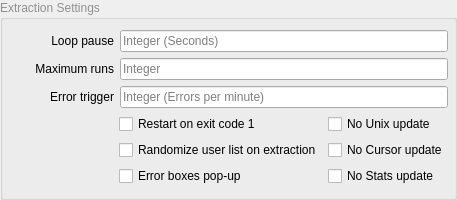
              <widget class="QGroupBox" name="groupBox">
               <property name="palette">
                <palette>
                 <active>
                  <colorrole role="WindowText">
                   <brush brushstyle="SolidPattern">
                    <color alpha="255">
                     <red>144</red>
                     <green>144</green>
                     <blue>144</blue>
                    </color>
                   </brush>
                  </colorrole>
                 </active>
                 <inactive>
                  <colorrole role="WindowText">
                   <brush brushstyle="SolidPattern">
                    <color alpha="255">
                     <red>144</red>
                     <green>144</green>
                     <blue>144</blue>
                    </color>
                   </brush>
                  </colorrole>
                 </inactive>
                 <disabled/>
                </palette>
               </property>
               <property name="title">
                <string>Extraction Settings</string>
               </property>
               <property name="flat">
                <bool>true</bool>
               </property>
               <layout class="QVBoxLayout" name="verticalLayout_2">
                <property name="spacing">
                 <number>0</number>
                </property>
                <property name="topMargin">
                 <number>4</number>
                </property>
                <property name="rightMargin">
                 <number>6</number>
                </property>
                <item>
                 <widget class="QWidget" name="widget_6" native="true">
                  <property name="sizePolicy">
                   <sizepolicy hsizetype="Preferred" vsizetype="Preferred">
                    <horstretch>0</horstretch>
                    <verstretch>0</verstretch>
                   </sizepolicy>
                  </property>
                  <layout class="QFormLayout" name="formLayout_3">
                   <property name="leftMargin">
                    <number>0</number>
                   </property>
                   <property name="topMargin">
                    <number>6</number>
                   </property>
                   <property name="rightMargin">
                    <number>0</number>
                   </property>
                   <property name="bottomMargin">
                    <number>6</number>
                   </property>
                   <item row="0" column="0">
                    <widget class="QLabel" name="lbl_looptime">
                     <property name="minimumSize">
                      <size>
                       <width>100</width>
                       <height>0</height>
                      </size>
                     </property>
                     <property name="palette">
                      <palette>
                       <active>
                        <colorrole role="WindowText">
                         <brush brushstyle="SolidPattern">
                          <color alpha="255">
                           <red>0</red>
                           <green>0</green>
                           <blue>0</blue>
                          </color>
                         </brush>
                        </colorrole>
                       </active>
                       <inactive>
                        <colorrole role="WindowText">
                         <brush brushstyle="SolidPattern">
                          <color alpha="255">
                           <red>0</red>
                           <green>0</green>
                           <blue>0</blue>
                          </color>
                         </brush>
                        </colorrole>
                       </inactive>
                       <disabled>
                        <colorrole role="WindowText">
                         <brush brushstyle="SolidPattern">
                          <color alpha="255">
                           <red>144</red>
                           <green>144</green>
                           <blue>144</blue>
                          </color>
                         </brush>
                        </colorrole>
                       </disabled>
                      </palette>
                     </property>
                     <property name="toolTip">
                      <string>Time to wait after restarting the whole extraction 
(So after going through all users)</string>
                     </property>
                     <property name="text">
                      <string>Loop pause</string>
                     </property>
                     <property name="alignment">
                      <set>Qt::AlignmentFlag::AlignRight|Qt::AlignmentFlag::AlignTrailing|Qt::AlignmentFlag::AlignVCenter</set>
                     </property>
                    </widget>
                   </item>
                   <item row="0" column="1">
                    <widget class="QLineEdit" name="cfgui_looptime">
                     <property name="palette">
                      <palette>
                       <active>
                        <colorrole role="Text">
                         <brush brushstyle="SolidPattern">
                          <color alpha="255">
                           <red>0</red>
                           <green>0</green>
                           <blue>0</blue>
                          </color>
                         </brush>
                        </colorrole>
                        <colorrole role="PlaceholderText">
                         <brush brushstyle="SolidPattern">
                          <color alpha="128">
                           <red>0</red>
                           <green>0</green>
                           <blue>0</blue>
                          </color>
                         </brush>
                        </colorrole>
                       </active>
                       <inactive>
                        <colorrole role="Text">
                         <brush brushstyle="SolidPattern">
                          <color alpha="255">
                           <red>0</red>
                           <green>0</green>
                           <blue>0</blue>
                          </color>
                         </brush>
                        </colorrole>
                        <colorrole role="PlaceholderText">
                         <brush brushstyle="SolidPattern">
                          <color alpha="128">
                           <red>0</red>
                           <green>0</green>
                           <blue>0</blue>
                          </color>
                         </brush>
                        </colorrole>
                       </inactive>
                       <disabled>
                        <colorrole role="Text">
                         <brush brushstyle="SolidPattern">
                          <color alpha="255">
                           <red>144</red>
                           <green>144</green>
                           <blue>144</blue>
                          </color>
                         </brush>
                        </colorrole>
                        <colorrole role="PlaceholderText">
                         <brush brushstyle="SolidPattern">
                          <color alpha="128">
                           <red>206</red>
                           <green>206</green>
                           <blue>206</blue>
                          </color>
                         </brush>
                        </colorrole>
                       </disabled>
                      </palette>
                     </property>
                     <property name="toolTip">
                      <string>&lt;html&gt;&lt;head/&gt;&lt;body&gt;&lt;p&gt;Time to wait before restarting the whole extraction after going through all users&lt;/p&gt;&lt;/body&gt;&lt;/html&gt;</string>
                     </property>
                     <property name="text">
                      <string/>
                     </property>
                     <property name="placeholderText">
                      <string>Integer (Seconds)</string>
                     </property>
                    </widget>
                   </item>
                   <item row="1" column="0">
                    <widget class="QLabel" name="lbl_maximumruns">
                     <property name="minimumSize">
                      <size>
                       <width>100</width>
                       <height>0</height>
                      </size>
                     </property>
                     <property name="palette">
                      <palette>
                       <active>
                        <colorrole role="WindowText">
                         <brush brushstyle="SolidPattern">
                          <color alpha="255">
                           <red>0</red>
                           <green>0</green>
                           <blue>0</blue>
                          </color>
                         </brush>
                        </colorrole>
                       </active>
                       <inactive>
                        <colorrole role="WindowText">
                         <brush brushstyle="SolidPattern">
                          <color alpha="255">
                           <red>0</red>
                           <green>0</green>
                           <blue>0</blue>
                          </color>
                         </brush>
                        </colorrole>
                       </inactive>
                       <disabled>
                        <colorrole role="WindowText">
                         <brush brushstyle="SolidPattern">
                          <color alpha="255">
                           <red>144</red>
                           <green>144</green>
                           <blue>144</blue>
                          </color>
                         </brush>
                        </colorrole>
                       </disabled>
                      </palette>
                     </property>
                     <property name="toolTip">
                      <string>Maximum amount of restarts after each whole extraction</string>
                     </property>
                     <property name="text">
                      <string>Maximum runs</string>
                     </property>
                     <property name="alignment">
                      <set>Qt::AlignmentFlag::AlignRight|Qt::AlignmentFlag::AlignTrailing|Qt::AlignmentFlag::AlignVCenter</set>
                     </property>
                    </widget>
                   </item>
                   <item row="1" column="1">
                    <widget class="QLineEdit" name="cfgui_maximumruns">
                     <property name="palette">
                      <palette>
                       <active>
                        <colorrole role="Text">
                         <brush brushstyle="SolidPattern">
                          <color alpha="255">
                           <red>0</red>
                           <green>0</green>
                           <blue>0</blue>
                          </color>
                         </brush>
                        </colorrole>
                        <colorrole role="PlaceholderText">
                         <brush brushstyle="SolidPattern">
                          <color alpha="128">
                           <red>0</red>
                           <green>0</green>
                           <blue>0</blue>
                          </color>
                         </brush>
                        </colorrole>
                       </active>
                       <inactive>
                        <colorrole role="Text">
                         <brush brushstyle="SolidPattern">
                          <color alpha="255">
                           <red>0</red>
                           <green>0</green>
                           <blue>0</blue>
                          </color>
                         </brush>
                        </colorrole>
                        <colorrole role="PlaceholderText">
                         <brush brushstyle="SolidPattern">
                          <color alpha="128">
                           <red>0</red>
                           <green>0</green>
                           <blue>0</blue>
                          </color>
                         </brush>
                        </colorrole>
                       </inactive>
                       <disabled>
                        <colorrole role="Text">
                         <brush brushstyle="SolidPattern">
                          <color alpha="255">
                           <red>144</red>
                           <green>144</green>
                           <blue>144</blue>
                          </color>
                         </brush>
                        </colorrole>
                        <colorrole role="PlaceholderText">
                         <brush brushstyle="SolidPattern">
                          <color alpha="128">
                           <red>206</red>
                           <green>206</green>
                           <blue>206</blue>
                          </color>
                         </brush>
                        </colorrole>
                       </disabled>
                      </palette>
                     </property>
                     <property name="toolTip">
                      <string>Maximum amount of restarts after each whole extraction</string>
                     </property>
                     <property name="text">
                      <string/>
                     </property>
                     <property name="readOnly">
                      <bool>false</bool>
                     </property>
                     <property name="placeholderText">
                      <string>Integer</string>
                     </property>
                     <property name="clearButtonEnabled">
                      <bool>false</bool>
                     </property>
                    </widget>
                   </item>
                   <item row="2" column="0">
                    <widget class="QLabel" name="label">
                     <property name="minimumSize">
                      <size>
                       <width>100</width>
                       <height>0</height>
                      </size>
                     </property>
                     <property name="palette">
                      <palette>
                       <active>
                        <colorrole role="WindowText">
                         <brush brushstyle="SolidPattern">
                          <color alpha="255">
                           <red>0</red>
                           <green>0</green>
                           <blue>0</blue>
                          </color>
                         </brush>
                        </colorrole>
                       </active>
                       <inactive>
                        <colorrole role="WindowText">
                         <brush brushstyle="SolidPattern">
                          <color alpha="255">
                           <red>0</red>
                           <green>0</green>
                           <blue>0</blue>
                          </color>
                         </brush>
                        </colorrole>
                       </inactive>
                       <disabled/>
                      </palette>
                     </property>
                     <property name="text">
                      <string>Error trigger</string>
                     </property>
                     <property name="alignment">
                      <set>Qt::AlignmentFlag::AlignRight|Qt::AlignmentFlag::AlignTrailing|Qt::AlignmentFlag::AlignVCenter</set>
                     </property>
                    </widget>
                   </item>
                   <item row="2" column="1">
                    <widget class="QLineEdit" name="cfgui_errortrigger">
                     <property name="palette">
                      <palette>
                       <active>
                        <colorrole role="Text">
                         <brush brushstyle="SolidPattern">
                          <color alpha="255">
                           <red>0</red>
                           <green>0</green>
                           <blue>0</blue>
                          </color>
                         </brush>
                        </colorrole>
                        <colorrole role="PlaceholderText">
                         <brush brushstyle="SolidPattern">
                          <color alpha="128">
                           <red>0</red>
                           <green>0</green>
                           <blue>0</blue>
                          </color>
                         </brush>
                        </colorrole>
                       </active>
                       <inactive>
                        <colorrole role="Text">
                         <brush brushstyle="SolidPattern">
                          <color alpha="255">
                           <red>0</red>
                           <green>0</green>
                           <blue>0</blue>
                          </color>
                         </brush>
                        </colorrole>
                        <colorrole role="PlaceholderText">
                         <brush brushstyle="SolidPattern">
                          <color alpha="128">
                           <red>0</red>
                           <green>0</green>
                           <blue>0</blue>
                          </color>
                         </brush>
                        </colorrole>
                       </inactive>
                       <disabled>
                        <colorrole role="Text">
                         <brush brushstyle="SolidPattern">
                          <color alpha="255">
                           <red>144</red>
                           <green>144</green>
                           <blue>144</blue>
                          </color>
                         </brush>
                        </colorrole>
                        <colorrole role="PlaceholderText">
                         <brush brushstyle="SolidPattern">
                          <color alpha="128">
                           <red>206</red>
                           <green>206</green>
                           <blue>206</blue>
                          </color>
                         </brush>
                        </colorrole>
                       </disabled>
                      </palette>
                     </property>
                     <property name="toolTip">
                      <string>&lt;html&gt;&lt;head/&gt;&lt;body&gt;&lt;p&gt;How much an extractor can error a minute before it's stopped, if set to 20 then an extractor that errors 20 times a minute will be stopped&lt;/p&gt;&lt;/body&gt;&lt;/html&gt;</string>
                     </property>
                     <property name="placeholderText">
                      <string>Integer (Errors per minute)</string>
                     </property>
                    </widget>
                   </item>
                  </layout>
                 </widget>
                </item>
                <item>
                 <widget class="QWidget" name="widget_5" native="true">
                  <layout class="QGridLayout" name="gridLayout_5">
                   <property name="leftMargin">
                    <number>0</number>
                   </property>
                   <property name="topMargin">
                    <number>0</number>
                   </property>
                   <property name="rightMargin">
                    <number>0</number>
                   </property>
                   <property name="bottomMargin">
                    <number>0</number>
                   </property>
                   <item row="1" column="1">
                    <widget class="QCheckBox" name="cfgui_exitcode">
                     <property name="palette">
                      <palette>
                       <active>
                        <colorrole role="WindowText">
                         <brush brushstyle="SolidPattern">
                          <color alpha="255">
                           <red>0</red>
                           <green>0</green>
                           <blue>0</blue>
                          </color>
                         </brush>
                        </colorrole>
                       </active>
                       <inactive>
                        <colorrole role="WindowText">
                         <brush brushstyle="SolidPattern">
                          <color alpha="255">
                           <red>0</red>
                           <green>0</green>
                           <blue>0</blue>
                          </color>
                         </brush>
                        </colorrole>
                       </inactive>
                       <disabled>
                        <colorrole role="WindowText">
                         <brush brushstyle="SolidPattern">
                          <color alpha="255">
                           <red>144</red>
                           <green>144</green>
                           <blue>144</blue>
                          </color>
                         </brush>
                        </colorrole>
                       </disabled>
                      </palette>
                     </property>
                     <property name="toolTip">
                      <string>If the gallery-dl process randomly decides to shut down, this will automatically repeat the job, otherwise skip to the next user</string>
                     </property>
                     <property name="text">
                      <string>Restart on exit code 1</string>
                     </property>
                    </widget>
                   </item>
                   <item row="3" column="1">
                    <widget class="QCheckBox" name="cfgui_errorboxes">
                     <property name="palette">
                      <palette>
                       <active>
                        <colorrole role="WindowText">
                         <brush brushstyle="SolidPattern">
                          <color alpha="255">
                           <red>0</red>
                           <green>0</green>
                           <blue>0</blue>
                          </color>
                         </brush>
                        </colorrole>
                       </active>
                       <inactive>
                        <colorrole role="WindowText">
                         <brush brushstyle="SolidPattern">
                          <color alpha="255">
                           <red>0</red>
                           <green>0</green>
                           <blue>0</blue>
                          </color>
                         </brush>
                        </colorrole>
                       </inactive>
                       <disabled>
                        <colorrole role="WindowText">
                         <brush brushstyle="SolidPattern">
                          <color alpha="255">
                           <red>144</red>
                           <green>144</green>
                           <blue>144</blue>
                          </color>
                         </brush>
                        </colorrole>
                       </disabled>
                      </palette>
                     </property>
                     <property name="toolTip">
                      <string>Pop up error or warning boxes to alert you of problems</string>
                     </property>
                     <property name="text">
                      <string>Error boxes pop-up</string>
                     </property>
                    </widget>
                   </item>
                   <item row="1" column="0">
                    <spacer name="horizontalSpacer">
                     <property name="orientation">
                      <enum>Qt::Orientation::Horizontal</enum>
                     </property>
                     <property name="sizeType">
                      <enum>QSizePolicy::Policy::Fixed</enum>
                     </property>
                     <property name="sizeHint" stdset="0">
                      <size>
                       <width>105</width>
                       <height>20</height>
                      </size>
                     </property>
                    </spacer>
                   </item>
                   <item row="2" column="2">
                    <widget class="QCheckBox" name="cfgui_nocursorupdate">
                     <property name="palette">
                      <palette>
                       <active>
                        <colorrole role="WindowText">
                         <brush brushstyle="SolidPattern">
                          <color alpha="255">
                           <red>0</red>
                           <green>0</green>
                           <blue>0</blue>
                          </color>
                         </brush>
                        </colorrole>
                       </active>
                       <inactive>
                        <colorrole role="WindowText">
                         <brush brushstyle="SolidPattern">
                          <color alpha="255">
                           <red>0</red>
                           <green>0</green>
                           <blue>0</blue>
                          </color>
                         </brush>
                        </colorrole>
                       </inactive>
                       <disabled/>
                      </palette>
                     </property>
                     <property name="toolTip">
                      <string>Don't update the user cursor when a new one is seen</string>
                     </property>
                     <property name="text">
                      <string>No Cursor update</string>
                     </property>
                    </widget>
                   </item>
                   <item row="3" column="2">
                    <widget class="QCheckBox" name="cfgui_nostatsupdate">
                     <property name="palette">
                      <palette>
                       <active>
                        <colorrole role="WindowText">
                         <brush brushstyle="SolidPattern">
                          <color alpha="255">
                           <red>0</red>
                           <green>0</green>
                           <blue>0</blue>
                          </color>
                         </brush>
                        </colorrole>
                       </active>
                       <inactive>
                        <colorrole role="WindowText">
                         <brush brushstyle="SolidPattern">
                          <color alpha="255">
                           <red>0</red>
                           <green>0</green>
                           <blue>0</blue>
                          </color>
                         </brush>
                        </colorrole>
                       </inactive>
                       <disabled>
                        <colorrole role="WindowText">
                         <brush brushstyle="SolidPattern">
                          <color alpha="255">
                           <red>144</red>
                           <green>144</green>
                           <blue>144</blue>
                          </color>
                         </brush>
                        </colorrole>
                       </disabled>
                      </palette>
                     </property>
                     <property name="toolTip">
                      <string>Don't update stats</string>
                     </property>
                     <property name="text">
                      <string>No Stats update</string>
                     </property>
                    </widget>
                   </item>
                   <item row="2" column="1">
                    <widget class="QCheckBox" name="cfgui_randomizelist">
                     <property name="palette">
                      <palette>
                       <active>
                        <colorrole role="WindowText">
                         <brush brushstyle="SolidPattern">
                          <color alpha="255">
                           <red>0</red>
                           <green>0</green>
                           <blue>0</blue>
                          </color>
                         </brush>
                        </colorrole>
                       </active>
                       <inactive>
                        <colorrole role="WindowText">
                         <brush brushstyle="SolidPattern">
                          <color alpha="255">
                           <red>0</red>
                           <green>0</green>
                           <blue>0</blue>
                          </color>
                         </brush>
                        </colorrole>
                       </inactive>
                       <disabled/>
                      </palette>
                     </property>
                     <property name="toolTip">
                      <string>Randomize the user list before pressing the run button so that all users get a chance of getting extracted</string>
                     </property>
                     <property name="text">
                      <string>Randomize user list on extraction</string>
                     </property>
                    </widget>
                   </item>
                   <item row="1" column="2">
                    <widget class="QCheckBox" name="cfgui_nounixupdate">
                     <property name="palette">
                      <palette>
                       <active>
                        <colorrole role="WindowText">
                         <brush brushstyle="SolidPattern">
                          <color alpha="255">
                           <red>0</red>
                           <green>0</green>
                           <blue>0</blue>
                          </color>
                         </brush>
                        </colorrole>
                       </active>
                       <inactive>
                        <colorrole role="WindowText">
                         <brush brushstyle="SolidPattern">
                          <color alpha="255">
                           <red>0</red>
                           <green>0</green>
                           <blue>0</blue>
                          </color>
                         </brush>
                        </colorrole>
                       </inactive>
                       <disabled>
                        <colorrole role="WindowText">
                         <brush brushstyle="SolidPattern">
                          <color alpha="255">
                           <red>144</red>
                           <green>144</green>
                           <blue>144</blue>
                          </color>
                         </brush>
                        </colorrole>
                       </disabled>
                      </palette>
                     </property>
                     <property name="toolTip">
                      <string>Don't update user UNIX timestamp when it's extraction is finished</string>
                     </property>
                     <property name="text">
                      <string>No Unix update</string>
                     </property>
                    </widget>
                   </item>
                  </layout>
                 </widget>
                </item>
               </layout>
              </widget>
